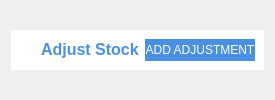
        <widget class="QWidget" name="Adjust_Stcok">
         <layout class="QHBoxLayout" name="horizontalLayout_74">
          <item>
           <layout class="QVBoxLayout" name="verticalLayout_40">
            <item>
             <widget class="QFrame" name="horizontalFrame">
              <property name="sizePolicy">
               <sizepolicy hsizetype="Expanding" vsizetype="Fixed">
                <horstretch>0</horstretch>
                <verstretch>0</verstretch>
               </sizepolicy>
              </property>
              <property name="styleSheet">
               <string notr="true">background-color: rgb(255, 255, 255);</string>
              </property>
              <layout class="QHBoxLayout" name="horizontalLayout_75">
               <item>
                <widget class="QLabel" name="label_26">
                 <property name="sizePolicy">
                  <sizepolicy hsizetype="Fixed" vsizetype="Fixed">
                   <horstretch>0</horstretch>
                   <verstretch>0</verstretch>
                  </sizepolicy>
                 </property>
                 <property name="minimumSize">
                  <size>
                   <width>0</width>
                   <height>0</height>
                  </size>
                 </property>
                 <property name="maximumSize">
                  <size>
                   <width>48</width>
                   <height>48</height>
                  </size>
                 </property>
                 <property name="styleSheet">
                  <string notr="true">padding: 4px;
border-radius: 10px;</string>
                 </property>
                 <property name="text">
                  <string/>
                 </property>
                 <property name="pixmap">
                  <pixmap resource="resources.qrc">:/resources/dashboard-icons/adjust_stock-blue.svg</pixmap>
                 </property>
                 <property name="scaledContents">
                  <bool>true</bool>
                 </property>
                </widget>
               </item>
               <item>
                <widget class="QLabel" name="label_5">
                 <property name="sizePolicy">
                  <sizepolicy hsizetype="Preferred" vsizetype="Fixed">
                   <horstretch>0</horstretch>
                   <verstretch>0</verstretch>
                  </sizepolicy>
                 </property>
                 <property name="font">
                  <font>
                   <pointsize>12</pointsize>
                   <bold>true</bold>
                  </font>
                 </property>
                 <property name="styleSheet">
                  <string notr="true">color: rgb(74, 144, 226);</string>
                 </property>
                 <property name="text">
                  <string>Adjust Stock</string>
                 </property>
                </widget>
               </item>
               <item>
                <widget class="QPushButton" name="add_adjustments_btn">
                 <property name="sizePolicy">
                  <sizepolicy hsizetype="Preferred" vsizetype="Fixed">
                   <horstretch>0</horstretch>
                   <verstretch>0</verstretch>
                  </sizepolicy>
                 </property>
                 <property name="maximumSize">
                  <size>
                   <width>16777215</width>
                   <height>40</height>
                  </size>
                 </property>
                 <property name="styleSheet">
                  <string notr="true">QPushButton{
background-color: rgb(74, 144, 226);
border:none;
color: rgb(255, 255, 255);
}
QPushButton:hover{
background-color: rgb(53, 104, 162);
}</string>
                 </property>
                 <property name="text">
                  <string>ADD ADJUSTMENT</string>
                 </property>
                 <property name="icon">
                  <iconset>
                   <normalon>:/resources/dashboard-icons/add.svg</normalon>
                  </iconset>
                 </property>
                 <property name="iconSize">
                  <size>
                   <width>28</width>
                   <height>28</height>
                  </size>
                 </property>
                </widget>
               </item>
              </layout>
             </widget>
            </item>
            <item>
             <layout class="QHBoxLayout" name="horizontalLayout_76"/>
            </item>
           </layout>
          </item>
         </layout>
        </widget>
